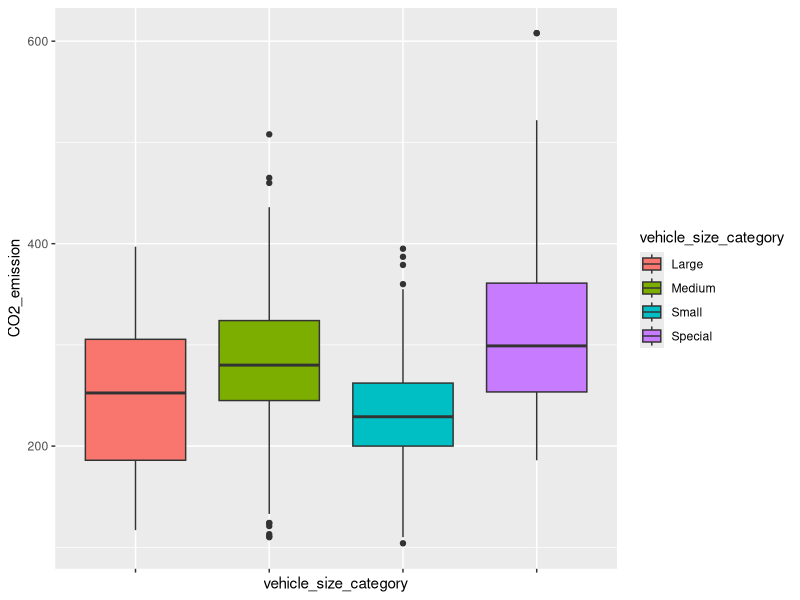
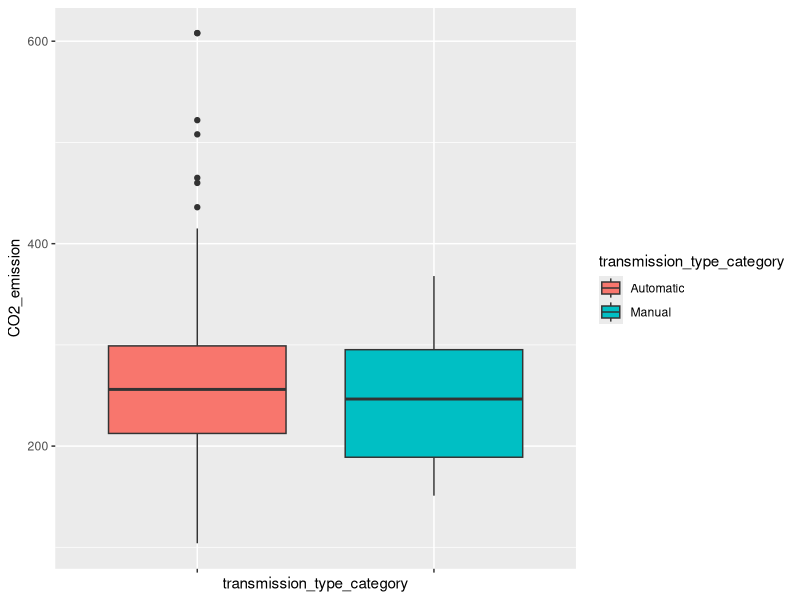
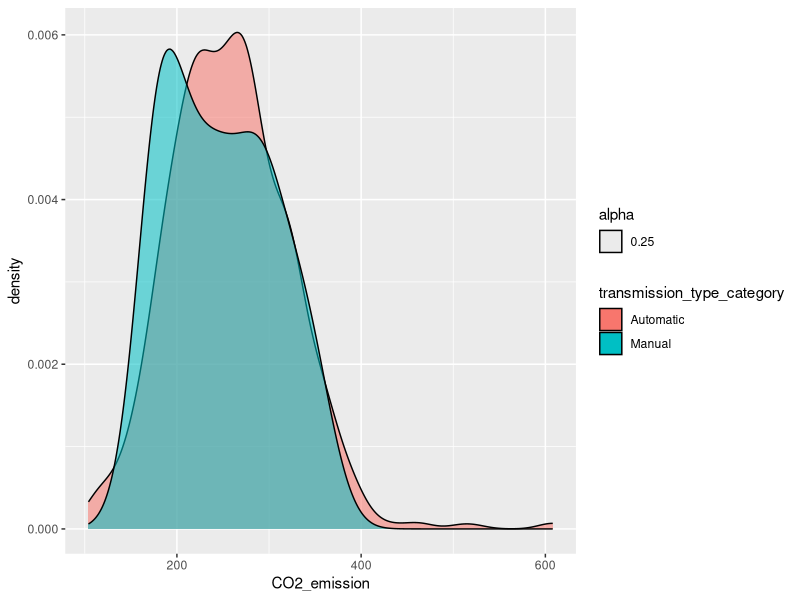
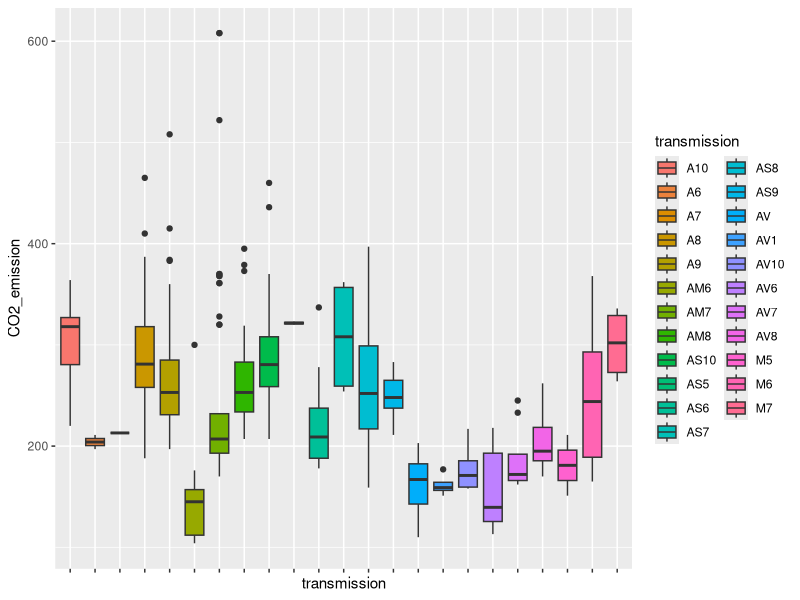
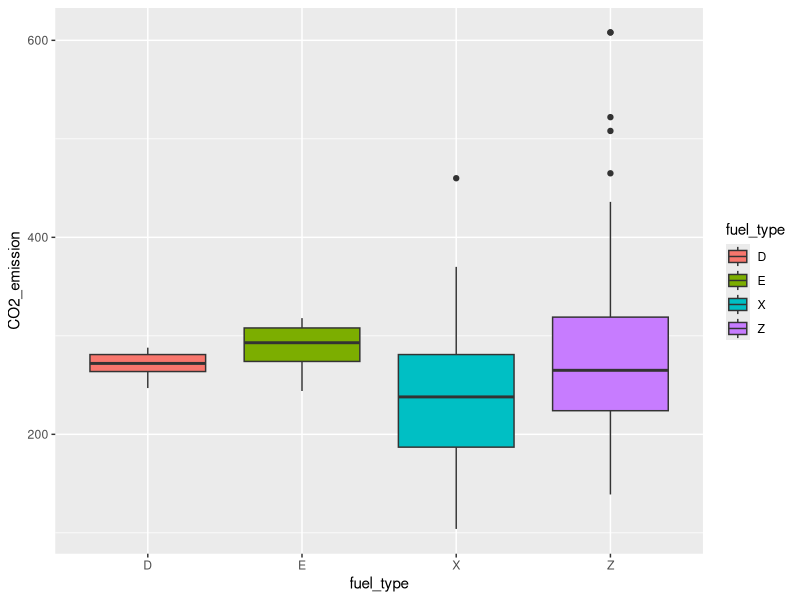
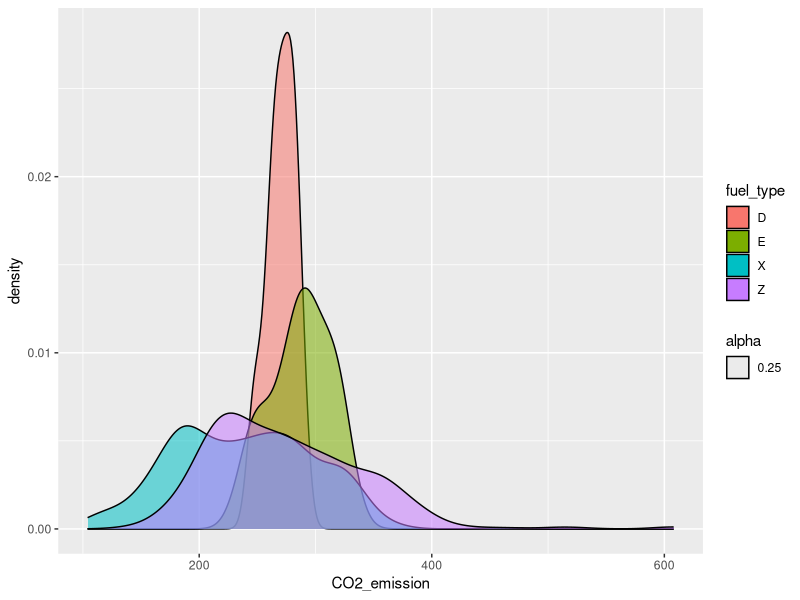
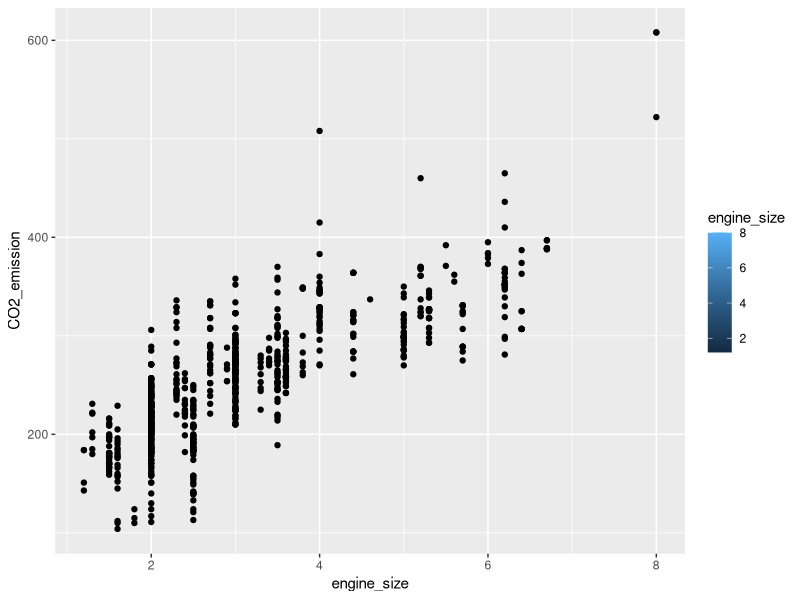
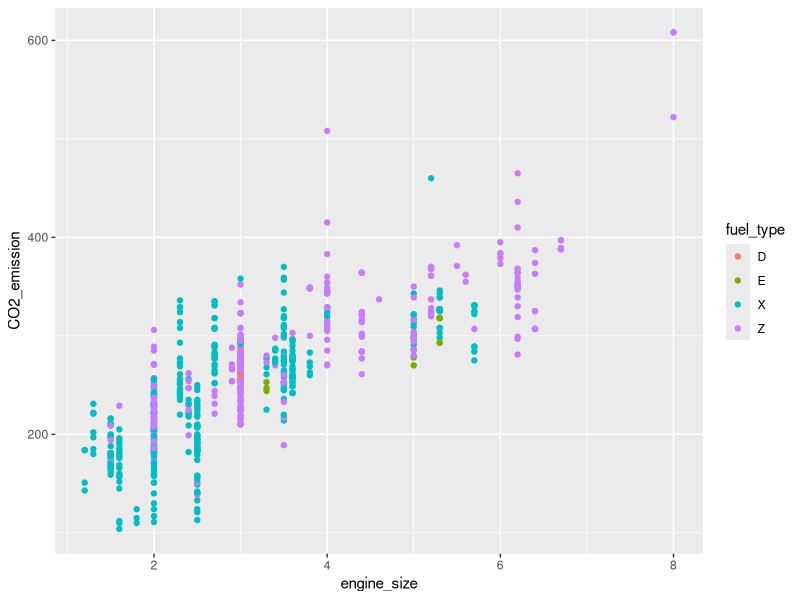

Generate these figures, in order, with R:
## ---- chunk 1
library(tidyverse) #ggplot and dyplr are loaded with tidyverse
## ---- chunk 2
  df <- read.csv("MY2023 Fuel Consumption Ratings.csv", header = TRUE)
  #head(df, n = 3) #viewing the first 3 rows
## ---- chunk 3
print(paste("number of columns:", ncol(df) ,"; number of rows:", nrow(df)))
## ---- chunk 4
#head(is.na(df),n=2) # checks if our dataset contains missing values, hid cz output is too large
#summary(df) # checks how many NA we do have
#the output is hidden becuase it's huge
## ---- chunk 5
df <- subset(df, select = !apply(is.na(df), 2, any)) 
print(paste("number of columns after:", ncol(df))) #removes all the columns containing missing values
## ---- chunk 6
head(df, n=2)
## ---- chunk 7
print(df[832:836,])
## ---- chunk 8
df <- df[2:834,]
print(paste("number of rows after:", nrow(df)))
## ---- chunk 9
# Check for duplicate rows
has_duplicates <- any(duplicated(df) | duplicated(df, fromLast = TRUE))
if (has_duplicates) {
  print("The dataset contains at least two rows with the same information.")
} else {
  print("The dataset does not contain two rows with the same information. The dataset has no duplicate rows")
}
## ---- chunk 10
colnames(df)
## ---- chunk 11
new_names <- c("model_year", "car_make", "model_name", "vehicle_class", "engine_size", "transmission", "fuel_type", "city_consumption", "hwy_consumption", "mix_consumption", "mix_consumption_2", "CO2_emission", "CO2_rate", "smog_rate" ) 

colnames(df) <- new_names
colnames(df)
## ---- chunk 12
glimpse(df) #checks what type of data each feature is 
## ---- chunk 13
df <- transform(df, 
                      engine_size=as.numeric(engine_size),
                      city_consumption=as.numeric(city_consumption),
                      hwy_consumption=as.numeric(hwy_consumption),
                      mix_consumption=as.numeric(mix_consumption),
                      mix_consumption_2=as.numeric(mix_consumption_2),
                      CO2_emission=as.numeric(CO2_emission),
                      CO2_rate=as.factor(CO2_rate),
                      smog_rate=as.factor(smog_rate)
                    )
glimpse(df) #checks the data type after conversion
## ---- chunk 14
unique(df$model_year)
## ---- chunk 15
df <- subset(df, select = - model_year)
## ---- chunk 16
df <- subset(df, select = - mix_consumption_2)
## ---- chunk 17
unique(df$vehicle_class)
## ---- chunk 18
unique(df$transmission)
## ---- chunk 19
df <- mutate(df, vehicle_size_category = case_when(
  vehicle_class == "Full-size" ~ "Large",
  vehicle_class == "SUV: Standard" ~ "Medium",
  vehicle_class == "Mid-size" ~ "Medium",
  vehicle_class == "Minicompact"~ "Small",
  vehicle_class == "SUV: Small"~"Small",
  vehicle_class == "Compact"~"Small",
  vehicle_class == "Two-seater"~"Special",
  vehicle_class == "Subcompact"~"Small",
  vehicle_class == "Station wagon: Small"~"Small",
  vehicle_class == "Station wagon: Mid-size"~"Medium",
  vehicle_class == "Pickup truck: Small"~"Small",
  vehicle_class == "Pickup truck: Standard"~"Medium",
  vehicle_class == "Special purpose vehicle"~"Special",
  vehicle_class == "Minivan"~"Small"
))


df <- mutate(df, transmission_type_category = case_when(
  grepl("^A", df$transmission) ~ "Automatic",
  grepl("^M", df$transmission) ~ "Manual",
))

colnames(df)
## ---- chunk 20
df <- subset(df, select = - CO2_rate)
df <- subset(df, select = - smog_rate)
## ---- chunk 21
colnames(df)
## ---- chunk 22
outliers <- vector()
q1 <- quantile(df$CO2_emission, 0.25)
q3 <- quantile(df$CO2_emission, 0.75)

for (i in 1:nrow(df)) {
  lower_bound <- q1 - 3 * IQR(df$CO2_emission) #extreme outliers because why not :p
  upper_bound <- q3 + 3 * IQR(df$CO2_emission)

  if (df$CO2_emission[i] < lower_bound | df$CO2_emission[i] > upper_bound) {
    outliers <- append(outliers, i) #app if its lower or upper than the limits
    print(df[i,])
  }
}


## ---- chunk 23
ggplot(data=df) +
  geom_boxplot(mapping = aes(x=vehicle_size_category, y=CO2_emission, fill=vehicle_size_category))+
  theme(axis.text.x = element_blank())
## ---- chunk 24
ggplot(data=df) +
  geom_boxplot(mapping = aes(x=transmission_type_category, y=CO2_emission, fill=transmission_type_category))+
  theme(axis.text.x = element_blank())
## ---- chunk 25
ggplot(data =df) + geom_density(mapping = aes(x = CO2_emission, fill =transmission_type_category, alpha = 0.25))
## ---- chunk 26
ggplot(data=df) +
  geom_boxplot(mapping = aes(x=transmission, y=CO2_emission, fill=transmission))+
  theme(axis.text.x = element_blank())
## ---- chunk 27
ggplot(data=df) +
  geom_boxplot(mapping = aes(x=fuel_type, y=CO2_emission, fill=fuel_type))
## ---- chunk 28
ggplot(data =df) + geom_density(mapping = aes(x = CO2_emission, fill =fuel_type, alpha = 0.25))
## ---- chunk 29
ggplot(data=df) +
  geom_point(mapping= aes(x=engine_size, y=CO2_emission, fill=engine_size))
## ---- chunk 30
ggplot(data=df) +
  geom_point(mapping= aes(x=engine_size, y=CO2_emission, color=fuel_type))
## ---- chunk 31
ggplot(data=df) +
  geom_point(mapping= aes(x=engine_size, y=CO2_emission, color=transmission_type_category))
## ---- chunk 32
ggplot(data=df) +
  geom_point(mapping= aes(x=engine_size, y=CO2_emission, color=vehicle_size_category))
## ---- chunk 33
ggplot(data=df) +
  geom_point(mapping = aes(x=mix_consumption, y=CO2_emission, color=fuel_type)) +
  facet_wrap(~ fuel_type, nrow=2)
## ---- chunk 34
pairs(~engine_size+city_consumption+hwy_consumption+mix_consumption+CO2_emission, df, col = "#009ACD")

corr_matrix <- cor(df[, c("engine_size","city_consumption", "hwy_consumption", "mix_consumption", "CO2_emission")])
pal <- colorRampPalette(c("#b3cde0", "#6497b1" ,"#011f4b"))(100)
heatmap(cor(corr_matrix), col=pal)


## ---- chunk 35
slr_engine_model <- lm(CO2_emission ~ engine_size, data=df)
summary(slr_engine_model)
## ---- chunk 36
plot(df$engine_size, df$CO2_emission, xlab = "engine_size", ylab= "CO2 emitted", col= "#6aaa96", pch=20)
abline(slr_engine_model, col="#de425b", lwd=3, lty=1)
## ---- chunk 37
slr_vehicle_model <- lm(CO2_emission ~ vehicle_class, data=df)
summary(slr_vehicle_model)
## ---- chunk 38
#plot(df$vehicle_class, df$CO2_emission, xlab = "vehicle type", ylab= "CO2 emitted", col= "#6aaa96", pch=20)
#abline(slr_vehicle_model, col="#de425b", lwd=3, lty=1)
## ---- chunk 39
full_model <- lm(CO2_emission ~ ., data = df)
final <- step(full_model, direction = "backward")
## ---- chunk 40
summary(final)
## ---- chunk 41
int_engine_fuel_model <- lm(CO2_emission ~ engine_size*fuel_type, data = df)
summary(int_engine_fuel_model)
## ---- chunk 42
int_mix_fuel_model <- lm(CO2_emission ~ mix_consumption*fuel_type, data = df)
summary(int_mix_fuel_model)
## ---- chunk 43
multi_model <- lm(CO2_emission ~ engine_size*fuel_type + mix_consumption*fuel_type, data = df)

# View the summary of the model
summary(multi_model)
## ---- chunk 44
# Compute the residuals
residuals <- resid(slr_engine_model)

# Create a scatterplot of residuals against the fitted values
plot(fitted(slr_engine_model), residuals,
     xlab = "Fitted Values",
     ylab = "Residuals",
     main = "Residual Plot",
     pch = 19) 

# Add a Lowess curve to the plot
lines(lowess(fitted(slr_engine_model), residuals), col = "blue")
## ---- chunk 45
pol_engine_model <- lm(CO2_emission ~ poly(engine_size, 3), data=df)
summary(pol_engine_model)
#plot(df$engine_size, df$CO2_emission, xlab = "engine_size", ylab= "CO2 levels", col= "#B9BDC1", pch=20)
